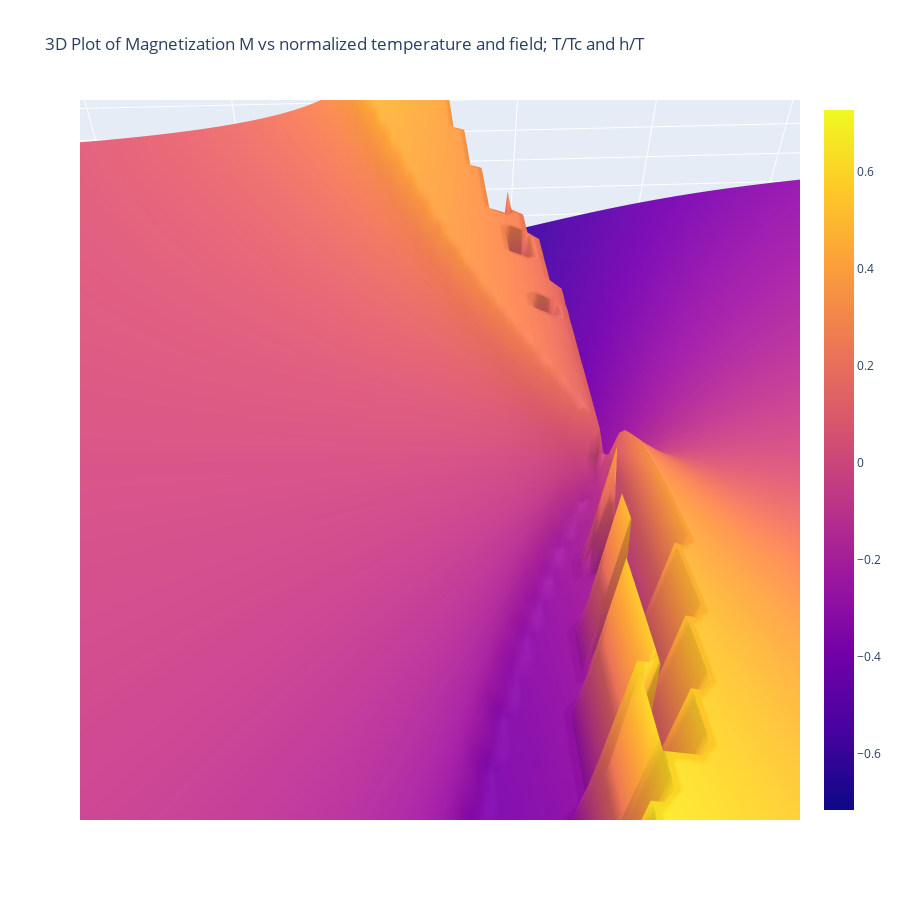

Source (notebook cell):
### Code cell
import plotly.graph_objects as go
import numpy as np
from scipy.optimize import fsolve

# Define the self-consistent equation for M
def mean_field_eq(M, T, h_over_T):
    Tc = 1.0  # We can set Tc = 1 for normalized temperature calculations
    h = h_over_T * T  # Compute actual h from h/T and T
    return M - np.tanh((M + h) / (T / Tc))

# Define ranges for h/T (from -0.2 to 0.2) and T/Tc (from 0 to 1.5)
h_over_T_values = np.linspace(-0.1, 0.1, 100)
temperature_over_Tc_values = np.linspace(0.2, 1.5, 100)

# Create a meshgrid for T/Tc and h/T
H_over_T, T_over_Tc = np.meshgrid(h_over_T_values, temperature_over_Tc_values)

# Initialize an array for magnetizations
Magnetizations = np.zeros_like(H_over_T)

# Compute M for each (h/T, T/Tc) pair in the meshgrid
for i in range(len(temperature_over_Tc_values)):
    for j in range(len(h_over_T_values)):
        T_actual = temperature_over_Tc_values[i]  # This is actually T/Tc
        h_over_T_actual = h_over_T_values[j]
        # Solve for M using fsolve, starting from M=0 as initial guess
        M_sol = fsolve(mean_field_eq, x0=0.01, args=(T_actual, h_over_T_actual))
        Magnetizations[i, j] = M_sol[0]

# Create a 3D surface plot using Plotly
fig = go.Figure(data=[go.Surface(z=Magnetizations, x=H_over_T, y=T_over_Tc)])

# Update plot layout
fig.update_layout(
    title='3D Plot of Magnetization M vs normalized temperature and field; T/Tc and h/T',
    scene=dict(
        xaxis_title='h/T',
        yaxis_title='T/Tc',
        zaxis_title='M',
        aspectmode='manual',
        aspectratio=dict(x=2, y=2, z=0.5),  # Adjust these values as needed
    ),
    autosize=False,
    width=900,
    height=900
)

# Show the figure
fig.show()

### Figure 1 — Plotly figure (JSON) as saved in the notebook; plotly's stock layout.template omitted (floating-point values rounded to 4 significant figures; data arrays with more than 128 entries replaced by an {"elided": "..."} marker saying what was removed)
{"data": [{"type": "surface", "x": {"elided": "100x100 float values"}, "y": {"elided": "100x100 float values"}, "z": {"elided": "100x100 float values"}}], "layout": {"autosize": false, "height": 900, "scene": {"aspectmode": "manual", "aspectratio": {"x": 2, "y": 2, "z": 0.5}, "camera": {"center": {"x": 0, "y": 0, "z": 0}, "eye": {"x": 0.7901, "y": -0.04589, "z": 0.7475}, "projection": {"type": "perspective"}, "up": {"x": 0, "y": 0, "z": 1}}, "xaxis": {"title": {"text": "h/T"}, "type": "linear"}, "yaxis": {"title": {"text": "T/Tc"}, "type": "linear"}, "zaxis": {"title": {"text": "M"}, "type": "linear"}}, "title": {"text": "3D Plot of Magnetization M vs normalized temperature and field; T/Tc and h/T"}, "width": 900}}
